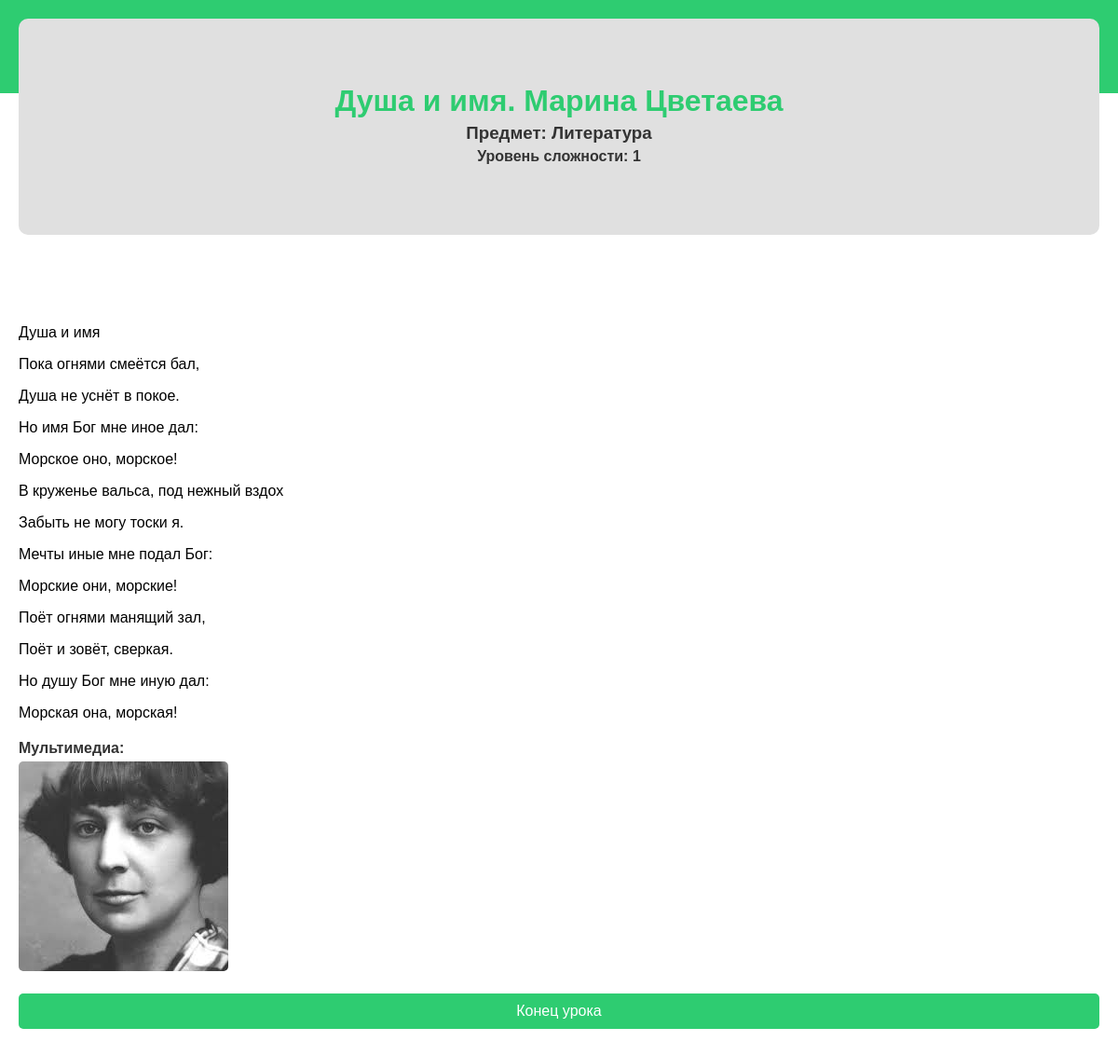
/lesson/1/, run on the app's committed database.
### content/models.py (models this page shows)
class Lesson(models.Model):
    title = models.CharField(max_length=100)
    subject = models.CharField(max_length=50)
    content = models.TextField()
    difficulty_level = models.CharField(max_length=20)
    multimedia = models.FileField(upload_to='')

### content/views.py (the view)
# urls.py: path('lesson/<int:lesson_id>/', learning_screen, name='learning_screen'),
def learning_screen(request, lesson_id):
    lesson = get_object_or_404(Lesson, id=lesson_id)
    multimedia_url = lesson.multimedia.url if lesson.multimedia else 'Нет мультимедиа'
    print(multimedia_url)
    return render(request, 'content/learning_screen.html', {
        'lesson': lesson,
        'multimedia_url': multimedia_url
    })

### content/templates/content/learning_screen.html (shortened to what this page needs)
<!DOCTYPE html>
<html lang="ru">
<head>
</head>
<body>
<div class="container">
    <div class="header">
        <h1>{{ lesson.title }}</h1>
        <h3>Предмет: {{ lesson.subject }}</h3>
        <h4>Уровень сложности: {{ lesson.difficulty_level }}</h4>
    </div>
    <div class="content">
        {{ lesson.content|linebreaks }}
    </div>
    {% if lesson.multimedia %}
        <div class="media">
            <h4>Мультимедиа:</h4>
            {% if lesson.multimedia.url %}
                {% with multimedia_url=lesson.multimedia.url %}
                    {% if '.jpg' in multimedia_url or '.png' in multimedia_url %}
                        <img src="{{ multimedia_url }}" alt="{{ lesson.title }}">
                    {% elif '.mp3' in multimedia_url %}
                        <audio controls>
                            <source src="{{ multimedia_url }}" type="audio/mpeg">
                            Ваш браузер не поддерживает аудио.
                        </audio>
                    {% elif '.mp4' in multimedia_url %}
                        <video controls>
                            <source src="{{ multimedia_url }}" type="video/mp4">
                            Ваш браузер не поддерживает видео.
                        </video>
                    {% else %}
                        <p>Файл недоступен для просмотра или не поддерживаемого формата.</p>
                    {% endif %}
                {% endwith %}
            {% else %}
                <p>Мультимедиа не доступно.</p>
            {% endif %}
        </div>
    {% else %}
        <p>Мультимедиа отсутствует.</p>
    {% endif %}
    <a href="/main_screen" class="end-button">Конец урока</a>
</div>
</body>
</html>

### content/templates/content/learning_screen.html (style rules this page uses)
body { font-family: Arial, sans-serif; margin: 0; padding: 0; background-color: #f4f4f4; }
.header { background-color: #e0e0e0; padding: 70px 20px; border-radius: 10px; position: relative; top: -100px; z-index: 1; text-align: center; }
.container { width: 100%; min-height: 100vh; background-color: white; padding: 20px; box-shadow: 0 2px 10px rgba(0, 0, 0, 0.1); box-sizing: border-box; }
h1 { margin: 0; color: #2ecc71; }
h3, h4 { margin: 5px 0; color: #333; }
.content { margin-top: -20px; }
.media { margin-top: 20px; }
.media img { max-width: 100%; height: auto; border-radius: 5px; }
.end-button { display: block; margin: 20px auto; padding: 10px 20px; background-color: #2ecc71; color: white; border: none; border-radius: 5px; text-align: center; text-decoration: none; font-size: 16px; }

### data on the page
Lesson: title "Душа и имя. Марина Цветаева", subject "Литература", difficulty_level "1", content "Душа и имя Пока огнями смеётся бал, Душа не уснёт в покое. Но имя Бог мне иное дал: Морское оно, морское! В круженье вальса, под нежный вздох Забыть не могу тоски я. Мечты иные мне подал Бог: Морские они, морские! Поёт огнями манящий зал, Поёт и зовёт, сверкая. Но душу Бог мне иную дал: Морская она, морская!"
